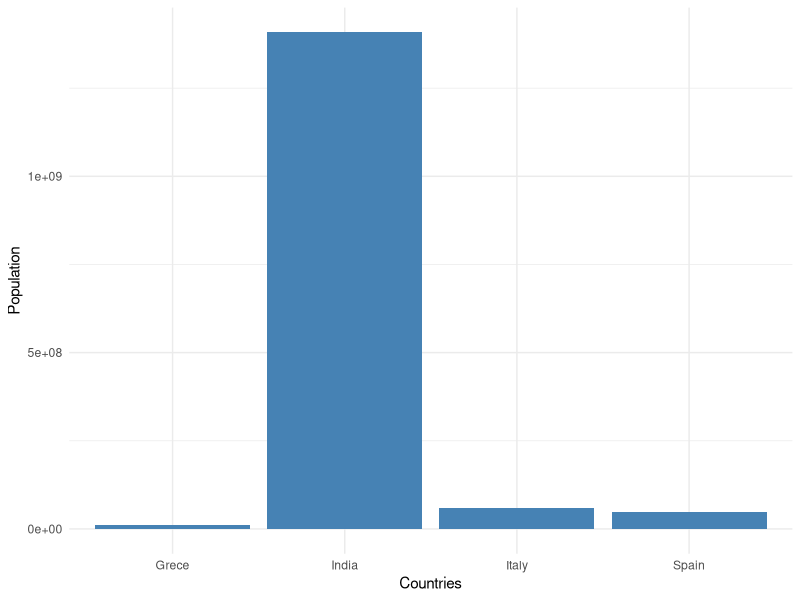

Write the R code that produced this figure.
## ---- chunk 1
library(tidyverse)
library(ggplot2)

Countries <- c("India", "Italy", "Grece", "Spain")
Population <- c(1408000000, 59110000, 10640000, 47420000)
df <- data.frame(unlist(Countries), unlist(Population))
plot <- ggplot(data = df, aes(x = Countries, y = Population)) +
  geom_bar(stat="identity", fill="steelblue")+
  theme_minimal()
plot
## ---- chunk 2
print("Hello World")
